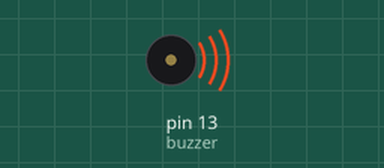
Recording of a sketch running on a simulated Arduino Uno, built with avr-gcc and run on an emulated ATmega328P. Shown: buzzer (waves = sounding).

Above: at 0.1 s.
At 34.07 s:
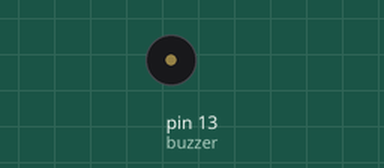
Timing chart, 0 to 40.0 s (numbered marks = the images above):
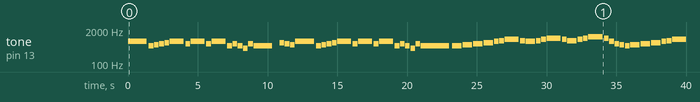

Measured:
- by itself, tone on pin 13 (buzzer): plays 740 Hz for 1.4 s, 494 Hz for 0.34 s, 554 Hz for 0.34 s, 587 Hz for 0.34 s, 659 Hz for 0.34 s, 740 Hz for 1.0 s … (63 notes in this stretch)

The sketch:

songcode.ino
```cpp
/*
Notes chart:
  C     C#     D     Eb   E     F     F#    G     G#    A     Bb    B
0 16.35 17.32 18.35 19.45 20.60 21.83 23.12 24.50 25.96 27.50 29.14 30.87
1 32.70 34.65 36.71 38.89 41.20 43.65 46.25 49.00 51.91 55.00 58.27 61.74
2 65.41 69.30 73.42 77.78 82.41 87.31 92.50 98.00 103.8 110.0 116.5 123.5
3 130.8 138.6 146.8 155.6 164.8 174.6 185.0 196.0 207.7 220.0 233.1 246.9
4 261.6 277.2 293.7 311.1 329.6 349.2 370.0 392.0 415.3 440.0 466.2 493.9
5 523.3 554.4 587.3 622.3 659.3 698.5 740.0 784.0 830.6 880.0 932.3 987.8
6 1047  1109  1175  1245  1319  1397  1480  1568  1661  1760  1865  1976
7 2093  2217  2349  2489  2637  2794  2960  3136  3322  3520  3729  3951
8 4186  4435  4699  4978  5274  5588  5920  6272  6645  7040  7459  7902
*/

#define NOTE_B0  31
#define NOTE_C1  33
#define NOTE_CS1 35
#define NOTE_D1  37
#define NOTE_DS1 39
#define NOTE_E1  41
#define NOTE_F1  44
#define NOTE_FS1 46
#define NOTE_G1  49
#define NOTE_GS1 52
#define NOTE_A1  55
#define NOTE_AS1 58
#define NOTE_B1  62
#define NOTE_C2  65
#define NOTE_CS2 69
#define NOTE_D2  73
#define NOTE_DS2 78
#define NOTE_E2  82
#define NOTE_F2  87
#define NOTE_FS2 93
#define NOTE_G2  98
#define NOTE_GS2 104
#define NOTE_A2  110
#define NOTE_AS2 117
#define NOTE_B2  123
#define NOTE_C3  131
#define NOTE_CS3 139
#define NOTE_D3  147
#define NOTE_DS3 156
#define NOTE_E3  165
#define NOTE_F3  175
#define NOTE_FS3 185
#define NOTE_G3  196
#define NOTE_GS3 208
#define NOTE_A3  220
#define NOTE_AS3 233
#define NOTE_B3  247
#define NOTE_C4  262
#define NOTE_CS4 277
#define NOTE_D4  294
#define NOTE_DS4 311
#define NOTE_E4  330
#define NOTE_F4  349
#define NOTE_FS4 370
#define NOTE_G4  392
#define NOTE_GS4 415
#define NOTE_A4  440
#define NOTE_AS4 466
#define NOTE_B4  494
#define NOTE_C5  523
#define NOTE_CS5 554
#define NOTE_D5  587
#define NOTE_DS5 622
#define NOTE_E5  659
#define NOTE_F5  698
#define NOTE_FS5 740
#define NOTE_G5  784
#define NOTE_GS5 831
#define NOTE_A5  880
#define NOTE_AS5 932
#define NOTE_B5  988
#define NOTE_C6  1047
#define NOTE_CS6 1109
#define NOTE_D6  1175
#define NOTE_DS6 1245
#define NOTE_E6  1319
#define NOTE_F6  1397
#define NOTE_FS6 1480
#define NOTE_G6  1568
#define NOTE_GS6 1661
#define NOTE_A6  1760
#define NOTE_AS6 1865
#define NOTE_B6  1976
#define NOTE_C7  2093
#define NOTE_CS7 2217
#define NOTE_D7  2349
#define NOTE_DS7 2489
#define NOTE_E7  2637
#define NOTE_F7  2794
#define NOTE_FS7 2960
#define NOTE_G7  3136
#define NOTE_GS7 3322
#define NOTE_A7  3520
#define NOTE_AS7 3729
#define NOTE_B7  3951
#define NOTE_C8  4186
#define NOTE_CS8 4435
#define NOTE_D8  4699
#define NOTE_DS8 4978
#define REST 0

int tempo = 80;
int buzzer = 13;

int melody[] = {

  //line 1
  NOTE_FS5, 2, NOTE_B4, 8, NOTE_CS5, 8, NOTE_D5, 8, NOTE_E5, 8,
  NOTE_FS5, -4, NOTE_D5, 8, NOTE_FS5, -4, NOTE_D5, 8,
  NOTE_FS5, -4, NOTE_B4, 8, NOTE_D5, 8, NOTE_B4, 8, NOTE_G4, 8, NOTE_D5, 8,
  NOTE_B4, 2, REST, 8, NOTE_E5, 8, NOTE_D5, 8, NOTE_CS5, 8,
  NOTE_FS5, 2, NOTE_B4, 8, NOTE_CS5, 8, NOTE_D5, 8, NOTE_E5, 8,
  NOTE_FS5, -4, NOTE_D5, 8, NOTE_FS5, -4, NOTE_D5, 8,
  NOTE_FS5, -4, NOTE_B4, 8, NOTE_D5, 8, NOTE_B4, 8, NOTE_G4, 8, NOTE_D5, 8,

  //lines2-3 (wesley)
  NOTE_B4, -2, NOTE_B4, 4,
  NOTE_CS5, 4, NOTE_D5, 4, NOTE_E5, 4, NOTE_FS5, 8, NOTE_G5, 8,
  NOTE_A5, -4, NOTE_G5, 8, NOTE_FS5, 4, NOTE_G5, 8, NOTE_A5, 8,
  NOTE_B5, -4, NOTE_A5, 8, NOTE_G5, 4, NOTE_A5, 8, NOTE_B5, 8,
  NOTE_CS6, -4, NOTE_B5, 8, NOTE_FS5, 8, NOTE_D5, 8, NOTE_CS5, 8, NOTE_B4, 8,
  NOTE_CS5, 4, NOTE_D5, 4, NOTE_E5, 4, NOTE_FS5, 8, NOTE_G5, 8,
  NOTE_A5, -4, NOTE_G5, 8, NOTE_FS5, 4, NOTE_G5, 8, NOTE_A5, 8,

  NOTE_B5, -4, NOTE_A5, 8, NOTE_G5, 4, NOTE_A5, 8, NOTE_B5, 8,
  NOTE_C6, -4, NOTE_G5, 8, NOTE_E5, 4, NOTE_G5, 8, NOTE_C6, 8,
  NOTE_CS6, -4, NOTE_GS5, 8, NOTE_CS6, -4, NOTE_FS5, 8,
  NOTE_FS5, 2, NOTE_B4, 8, NOTE_CS5, 8, NOTE_D5, 8, NOTE_E5, 8,
  NOTE_FS5, -4, NOTE_D5, 8, NOTE_FS5, -4, NOTE_D5, 8,
  NOTE_FS5, -4, NOTE_B4, 8, NOTE_D5, 8, NOTE_B4, 8, NOTE_G4, 8, NOTE_D5, 8,
  NOTE_B4, 2, REST, 8, NOTE_E5, 8, NOTE_D5, 8, NOTE_CS5, 8,

  //lines 4-5 (monse)
 //MONSE starting code
 NOTE_FS5, 2, NOTE_B4, 8, NOTE_CS5, 8, NOTE_D5, 8, NOTE_E5, 8,
 NOTE_FS5, -4, NOTE_D5, 8, NOTE_FS5, -4, NOTE_D5, 8,
 NOTE_FS5, -4, NOTE_B4, 8, NOTE_D5, 8, NOTE_B4, 8, NOTE_G4, 8, NOTE_D5, 8,
 NOTE_B4, -2, NOTE_B4, 4,
 NOTE_CS5, 4, NOTE_D5, 4, NOTE_E5, 4, NOTE_FS5, 8, NOTE_G5, 8,
 NOTE_A5, -4, NOTE_G5, 8, NOTE_FS5, 4, NOTE_G5, 8, NOTE_A5, 8,
 NOTE_B5, -4, NOTE_A5, 8, NOTE_G5, 4, NOTE_A5, 8, NOTE_B5, 8,

 NOTE_CS6, -4, NOTE_B5, 8, NOTE_FS5, 8, NOTE_D5, 8, NOTE_CS5, 8, NOTE_B4, 8,
 NOTE_CS5, 4, NOTE_D5, 4, NOTE_E5, 4, NOTE_FS5, 8, NOTE_G5, 8,
 NOTE_A5, -4, NOTE_G5, 8, NOTE_FS5, 4, NOTE_G5, 8, NOTE_A5, 8,
 NOTE_B5, -4, NOTE_A5, 8, NOTE_G5, 4, NOTE_A5, 8, NOTE_B5, 8,
 NOTE_C6, 8, NOTE_G5, 8, NOTE_C6, 8, NOTE_B5, 4, NOTE_B5, 8,
 NOTE_AS5, 8, NOTE_F5, 8, NOTE_AS5, 8, NOTE_B5, 4, NOTE_B5, 8,
  //lines 6-7 (abhi)
  // Abhi starting code :)
    NOTE_C6, 8, NOTE_G5, 8, NOTE_C6, 8, NOTE_B5, 4, NOTE_B5, 8,
    NOTE_AS5, 8, NOTE_F5, 8, NOTE_AS5, 8, NOTE_B5, 4, NOTE_B5, 8,
    NOTE_C6, 8, NOTE_G5, 8, NOTE_C6, 8, NOTE_C6, 8, NOTE_G5, 8, NOTE_C6, 8,
    NOTE_G5, -4, NOTE_FS5, 4, NOTE_FS5, 8,
    NOTE_C6, 8, NOTE_G5, 8, NOTE_C6, 8, NOTE_C6,8, NOTE_G5, 8, NOTE_C6, 8,
    NOTE_G5, -4, NOTE_FS5, 4, NOTE_FS5, 8,
    NOTE_C6, 8, NOTE_G5, 8, NOTE_CS6, 8, NOTE_CS6, 8, NOTE_G5, 8, NOTE_CS6, 8,

    NOTE_CS6, -4, NOTE_CS6, 4, NOTE_CS6, 8,
    NOTE_D6, 8, NOTE_AS5, -8, NOTE_D6, 8, NOTE_D6, 8, NOTE_AS5, 8, NOTE_D6, 8,
    NOTE_D6, -4, NOTE_D6, 4, NOTE_CS6, 8,
    NOTE_D6, 4, NOTE_CS6, 8, NOTE_D6, 4, NOTE_CS6, 8,
    NOTE_FS6, 8, NOTE_E6, 8, NOTE_CS6, 8, NOTE_AS5, 8, NOTE_FS5, 8, NOTE_E5, 8, NOTE_CS5, 8, NOTE_AS4, 8,

  //lines 8-9 (jose)
  //silly little starting code by jose
   NOTE_FS4, 8, NOTE_E4, 8, NOTE_C4, 8, NOTE_AS3, 8, NOTE_DS3, 8, NOTE_CS3, 8, NOTE_B3, 8, NOTE_AS3, 8,
   NOTE_FS5, 2, NOTE_B4, 8, NOTE_CS5, 8, NOTE_D5, 8, NOTE_E5, 8,
   NOTE_FS5, -4, NOTE_D5, 8, NOTE_FS5, -4, NOTE_D4, 8,
   NOTE_FS5, 4, NOTE_D5, 4, NOTE_B4, 4, NOTE_FS4, 4,
   NOTE_D5, 4, NOTE_B4, 4, NOTE_FS4, 4, NOTE_D4, 4,
   NOTE_FS5, 2, NOTE_B4, 8, NOTE_CS4, 8, NOTE_D5, 8, NOTE_E5, 8,

   NOTE_FS5, -4, NOTE_D5, 8, NOTE_FS5, -4, NOTE_D5, 8,
   NOTE_FS4, 2, NOTE_B3, 8, NOTE_CS4, 8, NOTE_D3, 8, NOTE_E4, 8,
   NOTE_FS4, -4, NOTE_D4, 8, NOTE_B3, 1

};

int notes = sizeof(melody) / sizeof(melody[0]) / 2;

int wholenote = (60000 * 4) / tempo;
int divider = 0, noteDuration = 0;

void setup() {

  for (int thisNote = 0; thisNote < notes * 2; thisNote = thisNote + 2) {

    divider = melody[thisNote + 1];
    if (divider > 0) {

      noteDuration = (wholenote) / divider;
    } else if (divider < 0) {
      noteDuration = (wholenote) / abs(divider);
      noteDuration *= 1.5;
    }

    tone(buzzer, melody[thisNote], noteDuration*0.9);

    delay(noteDuration);

    noTone(buzzer);
  }
}


void loop() {

}
```
